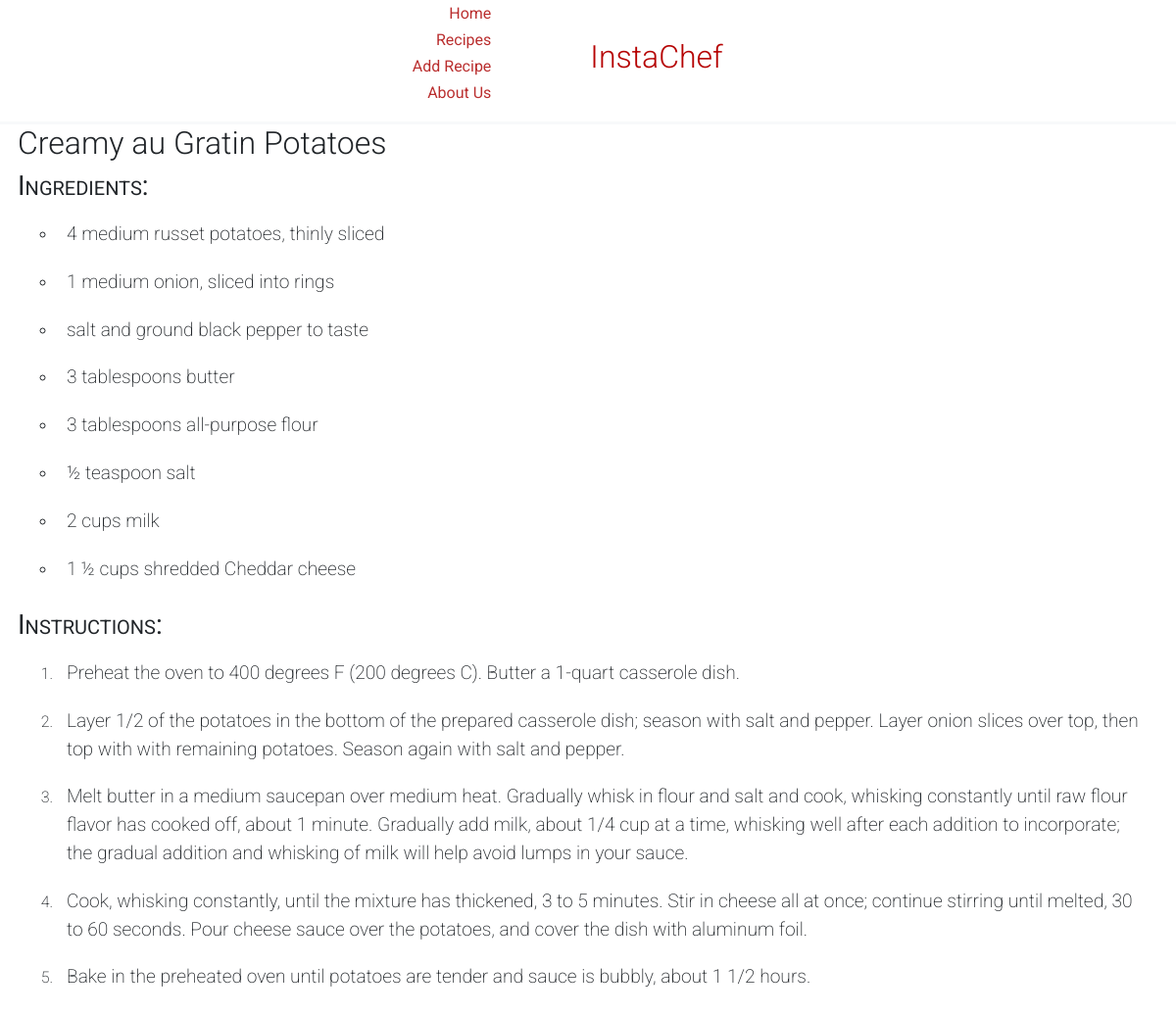
The page /recipe/12/ on the database its author committed.
### main/models.py (models this page shows, shortened)
class Meal(models.Model):
    mealName = models.CharField(max_length=50)
    timeToCook = models.CharField(max_length=20)
    course = models.CharField(max_length = 20)
    steps = models.TextField()
    method = models.ManyToManyField(Ingredient, through="Method")

class Ingredient(models.Model):
    ingredientName = models.CharField(max_length = 30)

### main/views.py (the view)
# urls.py: path("recipe/<int:id>/", views.recipePage, name="recipe"),
def recipePage(response, id):
    myMeal = Meal.objects.get(id = id)
    steps = myMeal.steps
    steps = steps.split(":")
    ingredients = [
        Ingredient.objects.get(id=id) for id in
                   [
                       method.ingredient_id for method in Method.objects.all().filter(meal_id=id)
                    ]
    ]
    return render(response, "main/recipebase.html", {"meal": myMeal,"ingredients": ingredients, "steps":steps})

### main/templates/main/recipebase.html (shortened to what this page needs)
{% extends "main/base.html" %}
{% block head %}
<link href='https://css.gg/search.css' rel='stylesheet'>
{% load static %}
<link rel="stylesheet" href={% static "main/recipestyle.css" %}>
{% endblock %}
{% block content %}
<div id="meal-name">
    <h2>{{meal.mealName}}</h2>
</div>
<div class="ingredient-container">
    <h3>Ingredients:</h3>
    <div>
        <ul>
            {% for ingredient in ingredients %}
            <li><span class="the-ingredient">{{ingredient.ingredientName}}</span></li>
            {% endfor %}
        </ul>
    </div>
</div>
<div class="instructions-container">
    <h3>Instructions:</h3>
    <ol>
        {% for step in steps %}
        <li><span class="the-instruction">{{step}}</span></li>
        {% endfor %}
    </ol>
</div>
{% endblock %}

### static/main/index.css (style rules this page uses)
* { margin: 0; }
h2 { font-weight: 300; }
h3 { font-weight: 400; font-variant: small-caps; }

### static/main/recipestyle.css (style rules this page uses)
#meal-name h2 { font-weight: 300; }
.ingredient-container { display:block; flex-direction: column; }
.ingredient-container ul { text-decoration: none; list-style-type: circle; }
.the-ingredient { display:flex; flex-direction: column; font-size: larger; padding: 10px 10px; font-weight:200; }
.instructions-container { nav-down: auto; }
.the-instruction { display:flex; flex-direction: column; font-size: larger; padding: 10px 10px; font-weight:200; }
li::marker { font-weight: 250; }

### main/templates/main/base.html (style rules this page uses)
body { font-family: 'Roboto', sans-serif; }

### rows shown on the page
Meal: mealName "Creamy au Gratin Potatoes"
Ingredient: ingredientName "4 medium russet potatoes, thinly sliced"
Ingredient: ingredientName "1 medium onion, sliced into rings"
Ingredient: ingredientName "salt and ground black pepper to taste"
Ingredient: ingredientName "3 tablespoons butter"
Ingredient: ingredientName "3 tablespoons all-purpose flour"
Ingredient: ingredientName "½ teaspoon salt"
Ingredient: ingredientName "2 cups milk"
Ingredient: ingredientName "1 ½ cups shredded Cheddar cheese"

### other values the page prints
{{ step }} "Preheat the oven to 400 degrees F (200 degrees C). Butter a 1-quart casserole dish." "Bake in the preheated oven until potatoes are tender and sauce is bubbly, about 1 1/2 hours."
